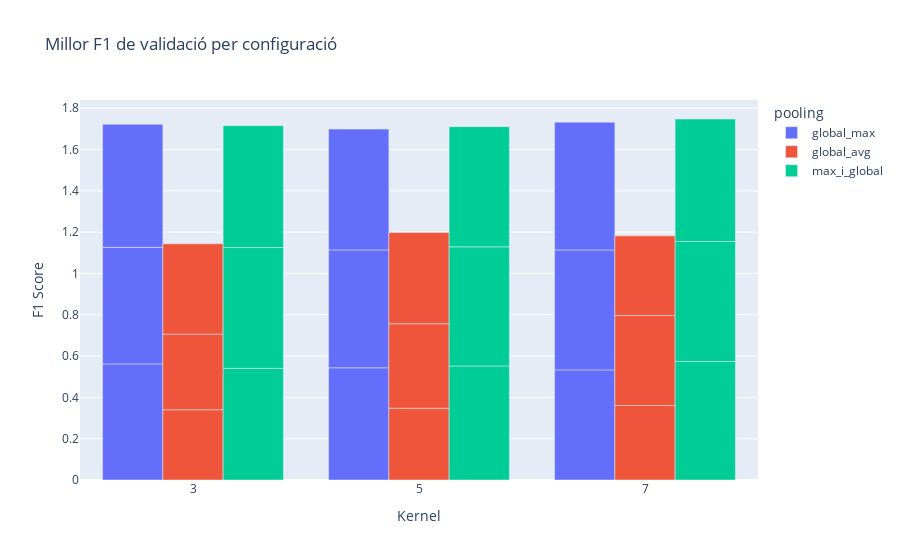

Notebook code for this chart:
### Code cell
import plotly.express as px

fig = px.bar(
    df_results,
    x="kernel_size",
    y="best_val_f1",
    color="pooling",
    barmode="group",
    title="Millor F1 de validació per configuració",
    labels={"best_val_f1": "F1 Score", "kernel_size": "Kernel"}
)
fig.show()

### Figure 1 — Plotly figure (JSON) as saved in the notebook; plotly's stock layout.template omitted (floating-point values rounded to 4 significant figures)
{"data": [{"alignmentgroup": "True", "hovertemplate": "pooling=global_max<br>Kernel=%{x}<br>F1 Score=%{y}<extra></extra>", "legendgroup": "global_max", "marker": {"color": "#636efa", "pattern": {"shape": ""}}, "name": "global_max", "offsetgroup": "global_max", "orientation": "v", "showlegend": true, "textposition": "auto", "type": "bar", "x": [3, 5, 7, 3, 5, 7, 3, 5, 7], "xaxis": "x", "y": [0.5621, 0.5433, 0.5331, 0.5643, 0.5705, 0.5807, 0.5955, 0.5851, 0.6188], "yaxis": "y"}, {"alignmentgroup": "True", "hovertemplate": "pooling=global_avg<br>Kernel=%{x}<br>F1 Score=%{y}<extra></extra>", "legendgroup": "global_avg", "marker": {"color": "#EF553B", "pattern": {"shape": ""}}, "name": "global_avg", "offsetgroup": "global_avg", "orientation": "v", "showlegend": true, "textposition": "auto", "type": "bar", "x": [3, 5, 7, 3, 5, 7, 3, 5, 7], "xaxis": "x", "y": [0.3403, 0.3476, 0.3608, 0.3662, 0.409, 0.4355, 0.4372, 0.4416, 0.3858], "yaxis": "y"}, {"alignmentgroup": "True", "hovertemplate": "pooling=max_i_global<br>Kernel=%{x}<br>F1 Score=%{y}<extra></extra>", "legendgroup": "max_i_global", "marker": {"color": "#00cc96", "pattern": {"shape": ""}}, "name": "max_i_global", "offsetgroup": "max_i_global", "orientation": "v", "showlegend": true, "textposition": "auto", "type": "bar", "x": [3, 5, 7, 3, 5, 7, 3, 5, 7], "xaxis": "x", "y": [0.5404, 0.5524, 0.5737, 0.585, 0.5766, 0.5809, 0.5903, 0.5816, 0.5932], "yaxis": "y"}], "layout": {"barmode": "group", "legend": {"title": {"text": "pooling"}, "tracegroupgap": 0}, "title": {"text": "Millor F1 de validació per configuració"}, "xaxis": {"anchor": "y", "domain": [0, 1], "title": {"text": "Kernel"}}, "yaxis": {"anchor": "x", "domain": [0, 1], "title": {"text": "F1 Score"}}}}
